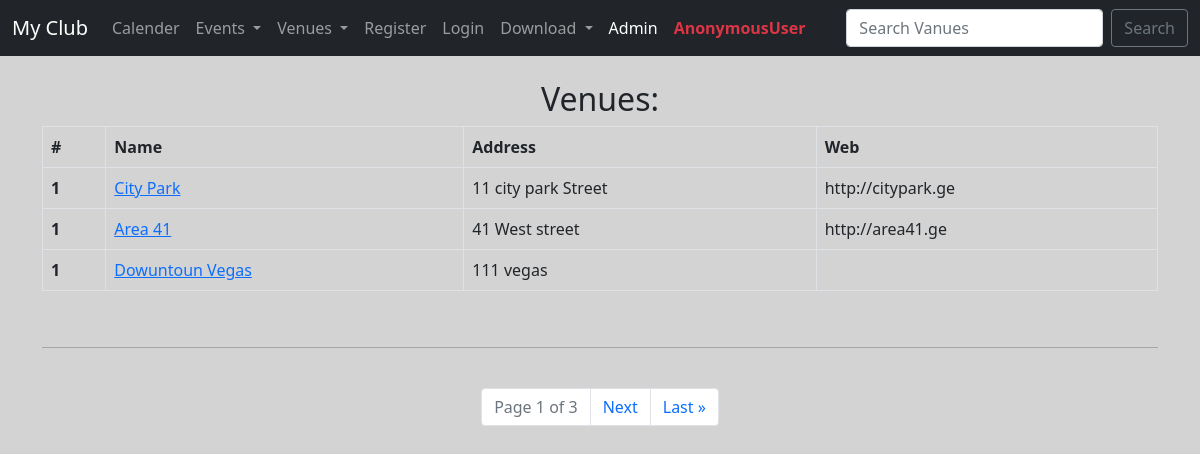
Before: /list_venue/ with the older database file.
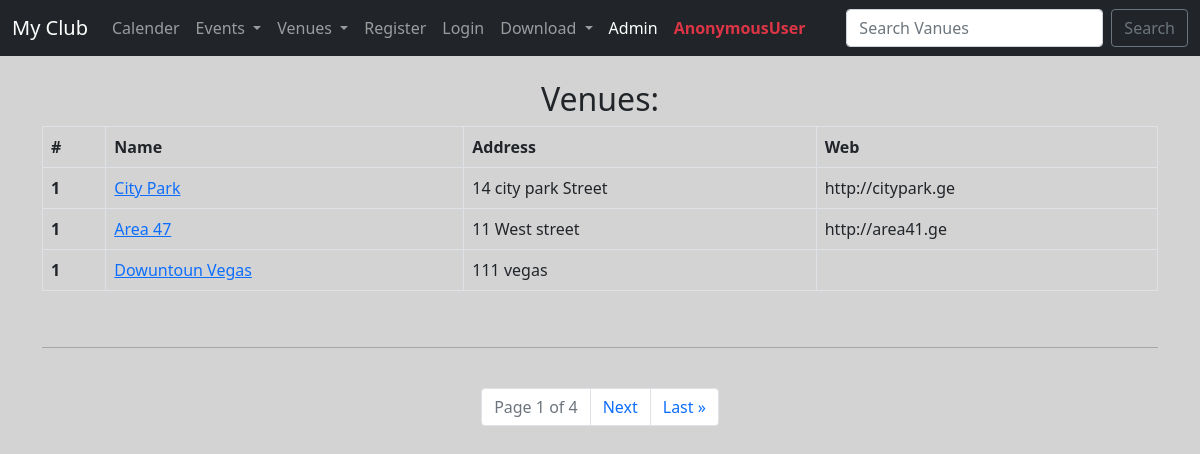
After: the same page with the newer database file.
### events/models.py (models this page shows)
class Venue(models.Model):
    name =      models.CharField('Venue Name', max_length=120)
    address =   models.CharField(max_length=220)
    zip_code =  models.CharField('Zip Code', max_length=15)
    phone =     models.CharField('Contact Phone', max_length=120, blank=True)
    web =       models.URLField('Website Address', blank=True)
    email_address = models.EmailField('Email Address', blank=True)
    owner = models.IntegerField("Venue Owner", blank=False, default=1)
    def __str__(self) -> str:
        return self.name

### events/views.py (the view)
# urls.py: path('list_venue/', views.list_venue,  name='list_venue'),
def list_venue(request):
    venue_list = Venue.objects.all()
    p = Paginator(venue_list, 3)
    page = request.GET.get('page')
    venues = p.get_page(page) # აქამდე page_obj ცვლადით მხვდებოდა
    nums = 'a' * venues.paginator.num_pages
    return render(request, 'events/venue_list.html', {'venue_list':venue_list, 'venues':venues, 'nums':nums})

### events/templates/events/venue_list.html (shortened to what this page needs)
{% extends 'events/base.html' %}
{% block content %}
<center>
    <h2> Venues: </h2>
    <table class="table table-bordered">
        <thead>
            <tr>
                <th scope="col">#</th>
                <th scope="col">Name</th>
                <th scope="col">Address</th>
                <th scope="col">Web</th>
            </tr>
        </thead>
        {% for item in venues %}
        <tbody>
            <tr>
                <th scope="row">1</th>
                <td><a href="{%url 'venue_detail' item.pk %}">{{ item }}</a></td>
                <td>{{ item.address }}</td>
                <td>{{ item.web }}</td>
            </tr>
            {% endfor %}
        </tbody>
    </table>
    <br>
    <hr>
    <br>
    <nav aria-label="...">
        <ul class="pagination justify-content-center">
            <li class="page-item disabled">
                <a class="page-link" href="">
                    Page {{venues.number}} of {{venues.paginator.num_pages}}
                </a>
            </li>
            {% if venues.has_next %}
            <li class="page-item">
                <a class="page-link" href="?page={{ venues.next_page_number }}">Next</a>
            </li>
            <li class="page-item">
                <a class="page-link" href="?page={{ venues.paginator.num_pages }}">Last &raquo</a>
            </li>
            {% endif %}
        </ul>
    </nav>
</center>
{% endblock %}

Changed rows visible on the page:
changed Venue "City Park": address "11 city park Street" → "14 city park Street"
changed Venue "http://area41.ge": name "Area 41" → "Area 47"; address "41 West street" → "11 West street"
Other visible differences:
{{ venues.paginator.num_pages }}: "3" → "4"
